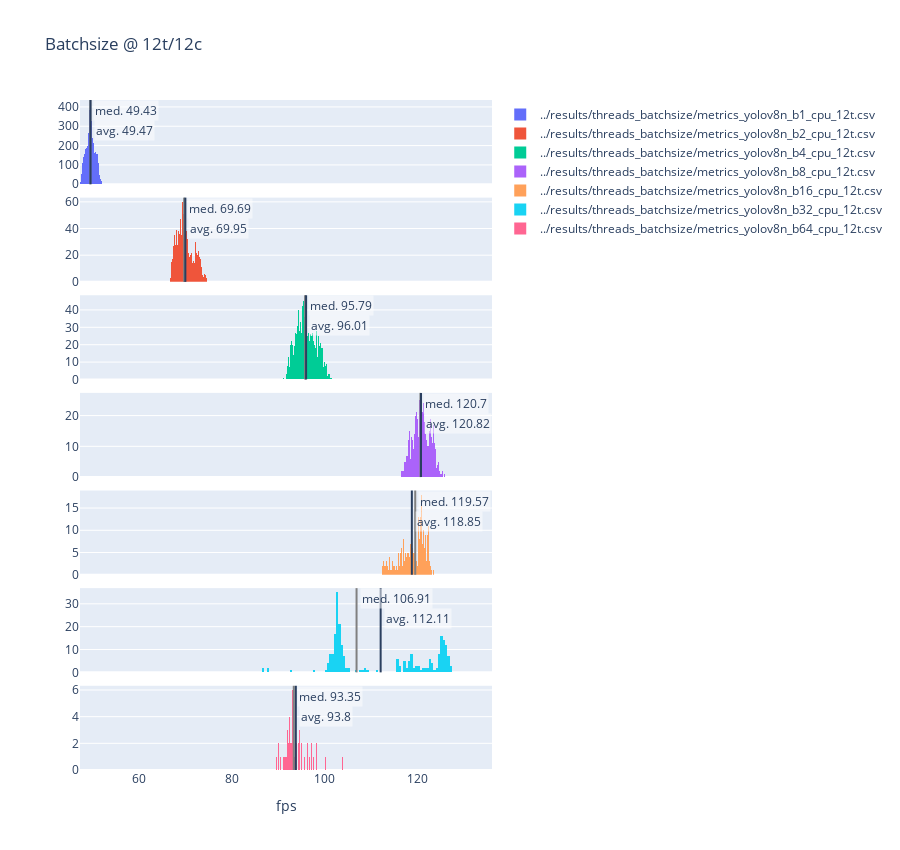
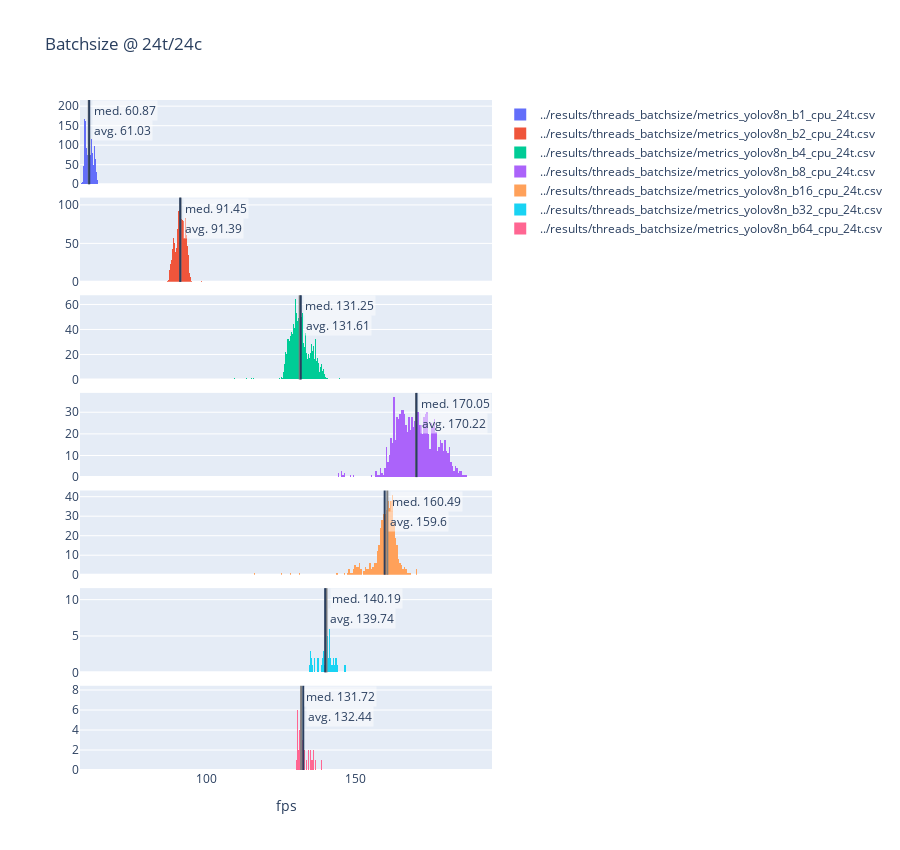
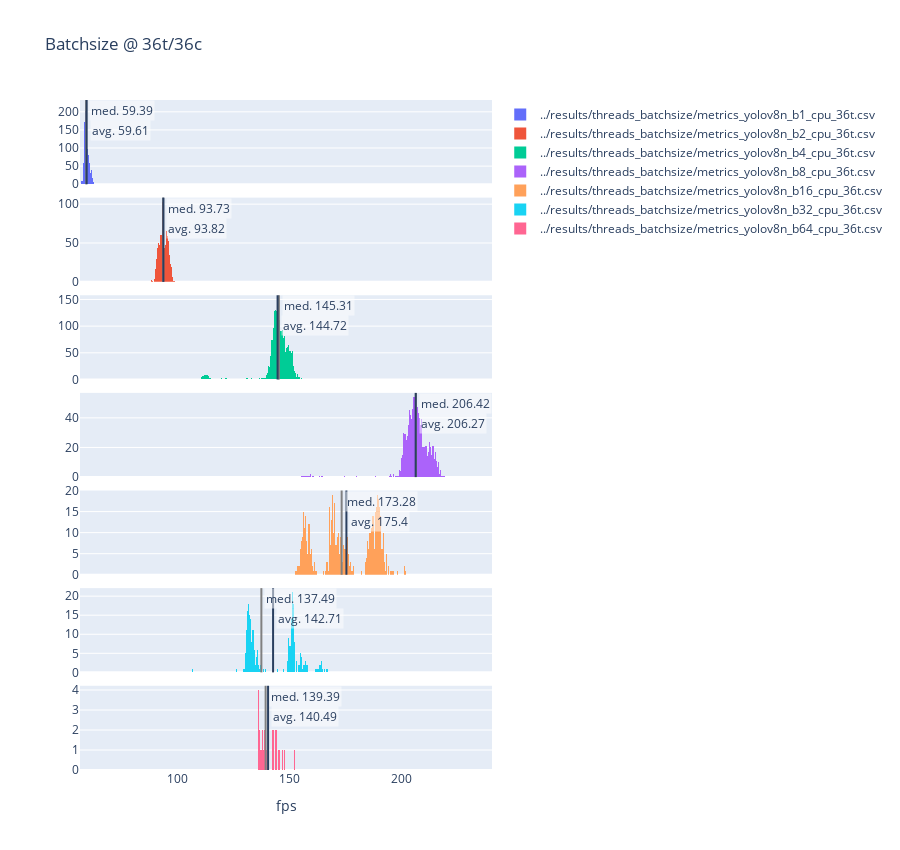
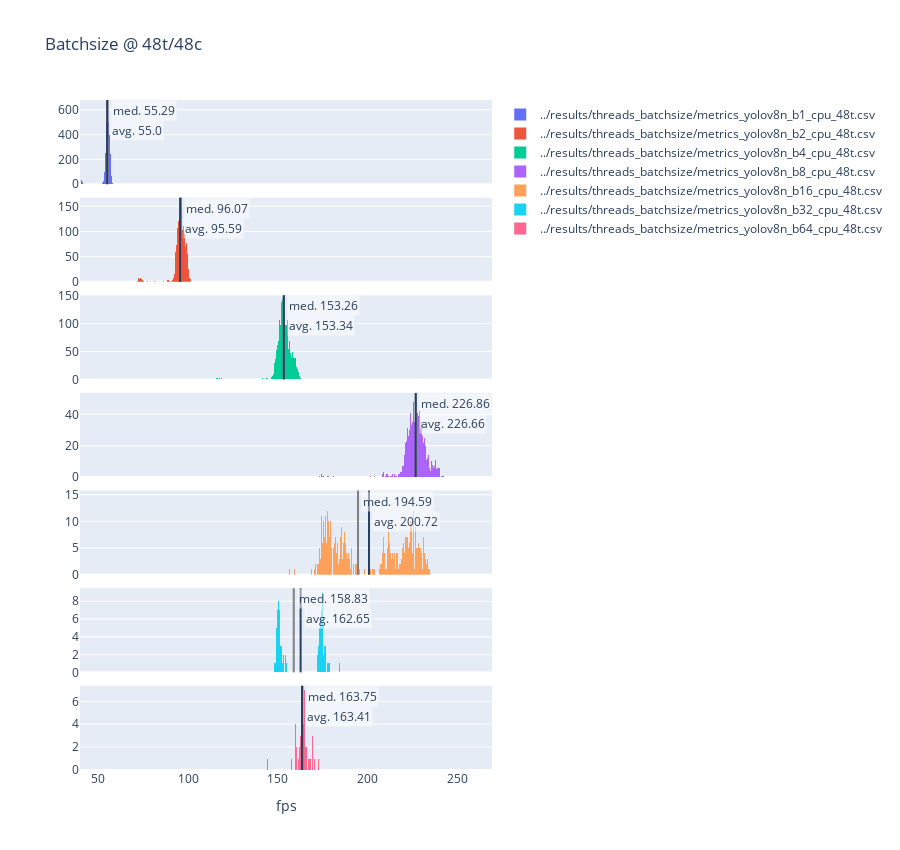

Notebook source saved alongside these figures, in order:
### Code cell
files = [
    '../results/threads_batchsize/metrics_yolov8n_b1_cpu_12t.csv',
    '../results/threads_batchsize/metrics_yolov8n_b2_cpu_12t.csv',
    '../results/threads_batchsize/metrics_yolov8n_b4_cpu_12t.csv',
    '../results/threads_batchsize/metrics_yolov8n_b8_cpu_12t.csv',
    '../results/threads_batchsize/metrics_yolov8n_b16_cpu_12t.csv',
    '../results/threads_batchsize/metrics_yolov8n_b32_cpu_12t.csv',
    '../results/threads_batchsize/metrics_yolov8n_b64_cpu_12t.csv',
]

create_histograms([read_metrics(f) for f in files], files, 'Batchsize @ 12t/12c', 'fps').show()

files = [
    '../results/threads_batchsize/metrics_yolov8n_b1_cpu_24t.csv',
    '../results/threads_batchsize/metrics_yolov8n_b2_cpu_24t.csv',
    '../results/threads_batchsize/metrics_yolov8n_b4_cpu_24t.csv',
    '../results/threads_batchsize/metrics_yolov8n_b8_cpu_24t.csv',
    '../results/threads_batchsize/metrics_yolov8n_b16_cpu_24t.csv',
    '../results/threads_batchsize/metrics_yolov8n_b32_cpu_24t.csv',
    '../results/threads_batchsize/metrics_yolov8n_b64_cpu_24t.csv',
]

create_histograms([read_metrics(f) for f in files], files, 'Batchsize @ 24t/24c', 'fps').show()

files = [
    '../results/threads_batchsize/metrics_yolov8n_b1_cpu_36t.csv',
    '../results/threads_batchsize/metrics_yolov8n_b2_cpu_36t.csv',
    '../results/threads_batchsize/metrics_yolov8n_b4_cpu_36t.csv',
    '../results/threads_batchsize/metrics_yolov8n_b8_cpu_36t.csv',
    '../results/threads_batchsize/metrics_yolov8n_b16_cpu_36t.csv',
    '../results/threads_batchsize/metrics_yolov8n_b32_cpu_36t.csv',
    '../results/threads_batchsize/metrics_yolov8n_b64_cpu_36t.csv',
]

create_histograms([read_metrics(f) for f in files], files, 'Batchsize @ 36t/36c', 'fps').show()

files = [
    '../results/threads_batchsize/metrics_yolov8n_b1_cpu_48t.csv',
    '../results/threads_batchsize/metrics_yolov8n_b2_cpu_48t.csv',
    '../results/threads_batchsize/metrics_yolov8n_b4_cpu_48t.csv',
    '../results/threads_batchsize/metrics_yolov8n_b8_cpu_48t.csv',
    '../results/threads_batchsize/metrics_yolov8n_b16_cpu_48t.csv',
    '../results/threads_batchsize/metrics_yolov8n_b32_cpu_48t.csv',
    '../results/threads_batchsize/metrics_yolov8n_b64_cpu_48t.csv',
]

create_histograms([read_metrics(f) for f in files], files, 'Batchsize @ 48t/48c', 'fps').show()

### Figure 1 — Plotly figure (JSON) as saved in the notebook; plotly's stock layout.template omitted (floating-point values rounded to 4 significant figures; data arrays with more than 128 entries replaced by an {"elided": "..."} marker saying what was removed)
{"data": [{"name": "../results/threads_batchsize/metrics_yolov8n_b1_cpu_12t.csv", "nbinsx": 200, "type": "histogram", "x": {"elided": "7919 float values"}, "xaxis": "x", "yaxis": "y"}, {"name": "../results/threads_batchsize/metrics_yolov8n_b2_cpu_12t.csv", "nbinsx": 200, "type": "histogram", "x": {"elided": "3959 float values"}, "xaxis": "x2", "yaxis": "y2"}, {"name": "../results/threads_batchsize/metrics_yolov8n_b4_cpu_12t.csv", "nbinsx": 200, "type": "histogram", "x": {"elided": "1980 float values"}, "xaxis": "x3", "yaxis": "y3"}, {"name": "../results/threads_batchsize/metrics_yolov8n_b8_cpu_12t.csv", "nbinsx": 200, "type": "histogram", "x": {"elided": "990 float values"}, "xaxis": "x4", "yaxis": "y4"}, {"name": "../results/threads_batchsize/metrics_yolov8n_b16_cpu_12t.csv", "nbinsx": 200, "type": "histogram", "x": {"elided": "495 float values"}, "xaxis": "x5", "yaxis": "y5"}, {"name": "../results/threads_batchsize/metrics_yolov8n_b32_cpu_12t.csv", "nbinsx": 200, "type": "histogram", "x": {"elided": "247 float values"}, "xaxis": "x6", "yaxis": "y6"}, {"name": "../results/threads_batchsize/metrics_yolov8n_b64_cpu_12t.csv", "nbinsx": 200, "type": "histogram", "x": [92.46, 95.5, 95.16, 95.64, 98.3, 93.03, 92.6, 95.57, 98.28, 93.01, 93.85, 93.2, 96.33, 93.76, 93.44, 96.18, 97.14, 93.35, 93.76, 95.08, 97.47, 91.52, 95.57, 92.74, 93.62, 92.92, 93.36, 92.37, 95.55, 94.33, 93.11, 94.76, 97.54, 92.09, 94.98, 92.4, 93.07, 93.17, 94.96, 93.03, 95.1, 96.7, 92.4, 94.25, 93.24, 94.58, 93.5, 93.03, 93.33, 94.49, 92.57, 90.03, 92.73, 93.63, 95.31, 94.47, 93.01, 92.66, 92.87, 94.75, 94.91, 92.18, 93.21, 95.17, 92.73, 91.91, 94.55, 92.4, 92.25, 94.63, 97.68, 92.1, 92.82, 97.18, 95.07, 94.61, 92.42, 94.38, 91.77, 90.07, 94.73, 96.62, 94.56, 92.07, 90.43, 89.72, 92.55, 92.41, 92.37, 93.95, 92.71, 92.17, 92.29, 92.08, 92.2, 91.92, 94.47, 96.33, 103.9, 93.96, 92.58, 94.0, 92.11, 91.9, 92.14, 94.05, 91.19, 89.29, 93.76, 96.12, 94.02, 94.44, 91.23, 89.62, 92.96, 91.35, 89.73, 93.81, 91.68, 93.18, 93.82, 100.3, 103.3], "xaxis": "x7", "yaxis": "y7"}], "layout": {"annotations": [{"bgcolor": "rgba(255,255,255,0.5)", "showarrow": false, "text": "med. 49.43", "x": 49.43, "xanchor": "left", "xref": "x", "xshift": 3, "y": 1, "yanchor": "top", "yref": "y domain"}, {"bgcolor": "rgba(255,255,255,0.5)", "showarrow": false, "text": "avg. 49.47", "x": 49.47, "xanchor": "left", "xref": "x", "xshift": 3, "y": 1, "yanchor": "top", "yref": "y domain", "yshift": -20}, {"bgcolor": "rgba(255,255,255,0.5)", "showarrow": false, "text": "med. 69.69", "x": 69.69, "xanchor": "left", "xref": "x2", "xshift": 3, "y": 1, "yanchor": "top", "yref": "y2 domain"}, {"bgcolor": "rgba(255,255,255,0.5)", "showarrow": false, "text": "avg. 69.95", "x": 69.95, "xanchor": "left", "xref": "x2", "xshift": 3, "y": 1, "yanchor": "top", "yref": "y2 domain", "yshift": -20}, {"bgcolor": "rgba(255,255,255,0.5)", "showarrow": false, "text": "med. 95.79", "x": 95.79, "xanchor": "left", "xref": "x3", "xshift": 3, "y": 1, "yanchor": "top", "yref": "y3 domain"}, {"bgcolor": "rgba(255,255,255,0.5)", "showarrow": false, "text": "avg. 96.01", "x": 96.01, "xanchor": "left", "xref": "x3", "xshift": 3, "y": 1, "yanchor": "top", "yref": "y3 domain", "yshift": -20}, {"bgcolor": "rgba(255,255,255,0.5)", "showarrow": false, "text": "med. 120.7", "x": 120.7, "xanchor": "left", "xref": "x4", "xshift": 3, "y": 1, "yanchor": "top", "yref": "y4 domain"}, {"bgcolor": "rgba(255,255,255,0.5)", "showarrow": false, "text": "avg. 120.82", "x": 120.8, "xanchor": "left", "xref": "x4", "xshift": 3, "y": 1, "yanchor": "top", "yref": "y4 domain", "yshift": -20}, {"bgcolor": "rgba(255,255,255,0.5)", "showarrow": false, "text": "med. 119.57", "x": 119.6, "xanchor": "left", "xref": "x5", "xshift": 3, "y": 1, "yanchor": "top", "yref": "y5 domain"}, {"bgcolor": "rgba(255,255,255,0.5)", "showarrow": false, "text": "avg. 118.85", "x": 118.8, "xanchor": "left", "xref": "x5", "xshift": 3, "y": 1, "yanchor": "top", "yref": "y5 domain", "yshift": -20}, {"bgcolor": "rgba(255,255,255,0.5)", "showarrow": false, "text": "med. 106.91", "x": 106.9, "xanchor": "left", "xref": "x6", "xshift": 3, "y": 1, "yanchor": "top", "yref": "y6 domain"}, {"bgcolor": "rgba(255,255,255,0.5)", "showarrow": false, "text": "avg. 112.11", "x": 112.1, "xanchor": "left", "xref": "x6", "xshift": 3, "y": 1, "yanchor": "top", "yref": "y6 domain", "yshift": -20}, {"bgcolor": "rgba(255,255,255,0.5)", "showarrow": false, "text": "med. 93.35", "x": 93.35, "xanchor": "left", "xref": "x7", "xshift": 3, "y": 1, "yanchor": "top", "yref": "y7 domain"}, {"bgcolor": "rgba(255,255,255,0.5)", "showarrow": false, "text": "avg. 93.8", "x": 93.8, "xanchor": "left", "xref": "x7", "xshift": 3, "y": 1, "yanchor": "top", "yref": "y7 domain", "yshift": -20}], "height": 850, "shapes": [{"line": {"color": "grey"}, "type": "line", "x0": 49.43, "x1": 49.43, "xref": "x", "y0": 0, "y1": 1, "yref": "y domain"}, {"type": "line", "x0": 49.47, "x1": 49.47, "xref": "x", "y0": 0, "y1": 1, "yref": "y domain"}, {"line": {"color": "grey"}, "type": "line", "x0": 69.69, "x1": 69.69, "xref": "x2", "y0": 0, "y1": 1, "yref": "y2 domain"}, {"type": "line", "x0": 69.95, "x1": 69.95, "xref": "x2", "y0": 0, "y1": 1, "yref": "y2 domain"}, {"line": {"color": "grey"}, "type": "line", "x0": 95.79, "x1": 95.79, "xref": "x3", "y0": 0, "y1": 1, "yref": "y3 domain"}, {"type": "line", "x0": 96.01, "x1": 96.01, "xref": "x3", "y0": 0, "y1": 1, "yref": "y3 domain"}, {"line": {"color": "grey"}, "type": "line", "x0": 120.7, "x1": 120.7, "xref": "x4", "y0": 0, "y1": 1, "yref": "y4 domain"}, {"type": "line", "x0": 120.8, "x1": 120.8, "xref": "x4", "y0": 0, "y1": 1, "yref": "y4 domain"}, {"line": {"color": "grey"}, "type": "line", "x0": 119.6, "x1": 119.6, "xref": "x5", "y0": 0, "y1": 1, "yref": "y5 domain"}, {"type": "line", "x0": 118.8, "x1": 118.8, "xref": "x5", "y0": 0, "y1": 1, "yref": "y5 domain"}, {"line": {"color": "grey"}, "type": "line", "x0": 106.9, "x1": 106.9, "xref": "x6", "y0": 0, "y1": 1, "yref": "y6 domain"}, {"type": "line", "x0": 112.1, "x1": 112.1, "xref": "x6", "y0": 0, "y1": 1, "yref": "y6 domain"}, {"line": {"color": "grey"}, "type": "line", "x0": 93.35, "x1": 93.35, "xref": "x7", "y0": 0, "y1": 1, "yref": "y7 domain"}, {"type": "line", "x0": 93.8, "x1": 93.8, "xref": "x7", "y0": 0, "y1": 1, "yref": "y7 domain"}], "title": {"text": "Batchsize @ 12t/12c"}, "xaxis": {"anchor": "y", "domain": [0, 1], "matches": "x7", "showticklabels": false}, "xaxis2": {"anchor": "y2", "domain": [0, 1], "matches": "x7", "showticklabels": false}, "xaxis3": {"anchor": "y3", "domain": [0, 1], "matches": "x7", "showticklabels": false}, "xaxis4": {"anchor": "y4", "domain": [0, 1], "matches": "x7", "showticklabels": false}, "xaxis5": {"anchor": "y5", "domain": [0, 1], "matches": "x7", "showticklabels": false}, "xaxis6": {"anchor": "y6", "domain": [0, 1], "matches": "x7", "showticklabels": false}, "xaxis7": {"anchor": "y7", "domain": [0, 1], "title": {"text": "fps"}}, "yaxis": {"anchor": "x", "domain": [0.8743, 1]}, "yaxis2": {"anchor": "x2", "domain": [0.7286, 0.8543]}, "yaxis3": {"anchor": "x3", "domain": [0.5829, 0.7086]}, "yaxis4": {"anchor": "x4", "domain": [0.4371, 0.5629]}, "yaxis5": {"anchor": "x5", "domain": [0.2914, 0.4171]}, "yaxis6": {"anchor": "x6", "domain": [0.1457, 0.2714]}, "yaxis7": {"anchor": "x7", "domain": [0, 0.1257]}}}

### Figure 2 — Plotly figure (JSON) as saved in the notebook; plotly's stock layout.template omitted (floating-point values rounded to 4 significant figures; data arrays with more than 128 entries replaced by an {"elided": "..."} marker saying what was removed)
{"data": [{"name": "../results/threads_batchsize/metrics_yolov8n_b1_cpu_24t.csv", "nbinsx": 200, "type": "histogram", "x": {"elided": "7920 float values"}, "xaxis": "x", "yaxis": "y"}, {"name": "../results/threads_batchsize/metrics_yolov8n_b2_cpu_24t.csv", "nbinsx": 200, "type": "histogram", "x": {"elided": "3960 float values"}, "xaxis": "x2", "yaxis": "y2"}, {"name": "../results/threads_batchsize/metrics_yolov8n_b4_cpu_24t.csv", "nbinsx": 200, "type": "histogram", "x": {"elided": "1980 float values"}, "xaxis": "x3", "yaxis": "y3"}, {"name": "../results/threads_batchsize/metrics_yolov8n_b8_cpu_24t.csv", "nbinsx": 200, "type": "histogram", "x": {"elided": "990 float values"}, "xaxis": "x4", "yaxis": "y4"}, {"name": "../results/threads_batchsize/metrics_yolov8n_b16_cpu_24t.csv", "nbinsx": 200, "type": "histogram", "x": {"elided": "495 float values"}, "xaxis": "x5", "yaxis": "y5"}, {"name": "../results/threads_batchsize/metrics_yolov8n_b32_cpu_24t.csv", "nbinsx": 200, "type": "histogram", "x": {"elided": "247 float values"}, "xaxis": "x6", "yaxis": "y6"}, {"name": "../results/threads_batchsize/metrics_yolov8n_b64_cpu_24t.csv", "nbinsx": 200, "type": "histogram", "x": [130.0, 136.5, 138.1, 131.5, 138.2, 132.4, 135.9, 134.6, 135.2, 135.6, 135.9, 134.0, 139.1, 136.9, 134.7, 135.1, 138.3, 133.7, 133.7, 132.7, 134.2, 133.2, 134.3, 132.9, 134.0, 132.6, 134.3, 130.8, 135.4, 133.1, 133.3, 132.3, 138.6, 132.0, 135.9, 131.6, 132.3, 131.1, 131.2, 135.6, 134.0, 130.1, 132.3, 131.3, 132.1, 131.9, 135.9, 131.3, 131.9, 135.8, 135.5, 131.0, 130.6, 131.2, 131.1, 132.5, 132.9, 131.1, 132.3, 132.2, 131.0, 132.0, 129.0, 131.5, 130.6, 130.7, 131.0, 131.2, 130.7, 130.5, 131.5, 133.5, 130.7, 130.5, 132.1, 131.5, 131.3, 133.0, 132.1, 130.7, 134.9, 134.9, 131.0, 132.4, 134.2, 130.9, 130.5, 131.0, 131.4, 130.9, 130.9, 131.0, 131.0, 132.5, 130.4, 131.5, 133.2, 131.0, 131.0, 130.6, 130.8, 130.0, 130.5, 133.6, 131.0, 130.7, 132.3, 129.4, 129.7, 130.3, 130.2, 131.1, 133.4, 130.4, 135.6, 128.5, 130.4, 130.0, 131.7, 130.6, 130.9, 130.7, 130.4], "xaxis": "x7", "yaxis": "y7"}], "layout": {"annotations": [{"bgcolor": "rgba(255,255,255,0.5)", "showarrow": false, "text": "med. 60.87", "x": 60.87, "xanchor": "left", "xref": "x", "xshift": 3, "y": 1, "yanchor": "top", "yref": "y domain"}, {"bgcolor": "rgba(255,255,255,0.5)", "showarrow": false, "text": "avg. 61.03", "x": 61.03, "xanchor": "left", "xref": "x", "xshift": 3, "y": 1, "yanchor": "top", "yref": "y domain", "yshift": -20}, {"bgcolor": "rgba(255,255,255,0.5)", "showarrow": false, "text": "med. 91.45", "x": 91.45, "xanchor": "left", "xref": "x2", "xshift": 3, "y": 1, "yanchor": "top", "yref": "y2 domain"}, {"bgcolor": "rgba(255,255,255,0.5)", "showarrow": false, "text": "avg. 91.39", "x": 91.39, "xanchor": "left", "xref": "x2", "xshift": 3, "y": 1, "yanchor": "top", "yref": "y2 domain", "yshift": -20}, {"bgcolor": "rgba(255,255,255,0.5)", "showarrow": false, "text": "med. 131.25", "x": 131.3, "xanchor": "left", "xref": "x3", "xshift": 3, "y": 1, "yanchor": "top", "yref": "y3 domain"}, {"bgcolor": "rgba(255,255,255,0.5)", "showarrow": false, "text": "avg. 131.61", "x": 131.6, "xanchor": "left", "xref": "x3", "xshift": 3, "y": 1, "yanchor": "top", "yref": "y3 domain", "yshift": -20}, {"bgcolor": "rgba(255,255,255,0.5)", "showarrow": false, "text": "med. 170.05", "x": 170.1, "xanchor": "left", "xref": "x4", "xshift": 3, "y": 1, "yanchor": "top", "yref": "y4 domain"}, {"bgcolor": "rgba(255,255,255,0.5)", "showarrow": false, "text": "avg. 170.22", "x": 170.2, "xanchor": "left", "xref": "x4", "xshift": 3, "y": 1, "yanchor": "top", "yref": "y4 domain", "yshift": -20}, {"bgcolor": "rgba(255,255,255,0.5)", "showarrow": false, "text": "med. 160.49", "x": 160.5, "xanchor": "left", "xref": "x5", "xshift": 3, "y": 1, "yanchor": "top", "yref": "y5 domain"}, {"bgcolor": "rgba(255,255,255,0.5)", "showarrow": false, "text": "avg. 159.6", "x": 159.6, "xanchor": "left", "xref": "x5", "xshift": 3, "y": 1, "yanchor": "top", "yref": "y5 domain", "yshift": -20}, {"bgcolor": "rgba(255,255,255,0.5)", "showarrow": false, "text": "med. 140.19", "x": 140.2, "xanchor": "left", "xref": "x6", "xshift": 3, "y": 1, "yanchor": "top", "yref": "y6 domain"}, {"bgcolor": "rgba(255,255,255,0.5)", "showarrow": false, "text": "avg. 139.74", "x": 139.7, "xanchor": "left", "xref": "x6", "xshift": 3, "y": 1, "yanchor": "top", "yref": "y6 domain", "yshift": -20}, {"bgcolor": "rgba(255,255,255,0.5)", "showarrow": false, "text": "med. 131.72", "x": 131.7, "xanchor": "left", "xref": "x7", "xshift": 3, "y": 1, "yanchor": "top", "yref": "y7 domain"}, {"bgcolor": "rgba(255,255,255,0.5)", "showarrow": false, "text": "avg. 132.44", "x": 132.4, "xanchor": "left", "xref": "x7", "xshift": 3, "y": 1, "yanchor": "top", "yref": "y7 domain", "yshift": -20}], "height": 850, "shapes": [{"line": {"color": "grey"}, "type": "line", "x0": 60.87, "x1": 60.87, "xref": "x", "y0": 0, "y1": 1, "yref": "y domain"}, {"type": "line", "x0": 61.03, "x1": 61.03, "xref": "x", "y0": 0, "y1": 1, "yref": "y domain"}, {"line": {"color": "grey"}, "type": "line", "x0": 91.45, "x1": 91.45, "xref": "x2", "y0": 0, "y1": 1, "yref": "y2 domain"}, {"type": "line", "x0": 91.39, "x1": 91.39, "xref": "x2", "y0": 0, "y1": 1, "yref": "y2 domain"}, {"line": {"color": "grey"}, "type": "line", "x0": 131.3, "x1": 131.3, "xref": "x3", "y0": 0, "y1": 1, "yref": "y3 domain"}, {"type": "line", "x0": 131.6, "x1": 131.6, "xref": "x3", "y0": 0, "y1": 1, "yref": "y3 domain"}, {"line": {"color": "grey"}, "type": "line", "x0": 170.1, "x1": 170.1, "xref": "x4", "y0": 0, "y1": 1, "yref": "y4 domain"}, {"type": "line", "x0": 170.2, "x1": 170.2, "xref": "x4", "y0": 0, "y1": 1, "yref": "y4 domain"}, {"line": {"color": "grey"}, "type": "line", "x0": 160.5, "x1": 160.5, "xref": "x5", "y0": 0, "y1": 1, "yref": "y5 domain"}, {"type": "line", "x0": 159.6, "x1": 159.6, "xref": "x5", "y0": 0, "y1": 1, "yref": "y5 domain"}, {"line": {"color": "grey"}, "type": "line", "x0": 140.2, "x1": 140.2, "xref": "x6", "y0": 0, "y1": 1, "yref": "y6 domain"}, {"type": "line", "x0": 139.7, "x1": 139.7, "xref": "x6", "y0": 0, "y1": 1, "yref": "y6 domain"}, {"line": {"color": "grey"}, "type": "line", "x0": 131.7, "x1": 131.7, "xref": "x7", "y0": 0, "y1": 1, "yref": "y7 domain"}, {"type": "line", "x0": 132.4, "x1": 132.4, "xref": "x7", "y0": 0, "y1": 1, "yref": "y7 domain"}], "title": {"text": "Batchsize @ 24t/24c"}, "xaxis": {"anchor": "y", "domain": [0, 1], "matches": "x7", "showticklabels": false}, "xaxis2": {"anchor": "y2", "domain": [0, 1], "matches": "x7", "showticklabels": false}, "xaxis3": {"anchor": "y3", "domain": [0, 1], "matches": "x7", "showticklabels": false}, "xaxis4": {"anchor": "y4", "domain": [0, 1], "matches": "x7", "showticklabels": false}, "xaxis5": {"anchor": "y5", "domain": [0, 1], "matches": "x7", "showticklabels": false}, "xaxis6": {"anchor": "y6", "domain": [0, 1], "matches": "x7", "showticklabels": false}, "xaxis7": {"anchor": "y7", "domain": [0, 1], "title": {"text": "fps"}}, "yaxis": {"anchor": "x", "domain": [0.8743, 1]}, "yaxis2": {"anchor": "x2", "domain": [0.7286, 0.8543]}, "yaxis3": {"anchor": "x3", "domain": [0.5829, 0.7086]}, "yaxis4": {"anchor": "x4", "domain": [0.4371, 0.5629]}, "yaxis5": {"anchor": "x5", "domain": [0.2914, 0.4171]}, "yaxis6": {"anchor": "x6", "domain": [0.1457, 0.2714]}, "yaxis7": {"anchor": "x7", "domain": [0, 0.1257]}}}

### Figure 3 — Plotly figure (JSON) as saved in the notebook; plotly's stock layout.template omitted (floating-point values rounded to 4 significant figures; data arrays with more than 128 entries replaced by an {"elided": "..."} marker saying what was removed)
{"data": [{"name": "../results/threads_batchsize/metrics_yolov8n_b1_cpu_36t.csv", "nbinsx": 200, "type": "histogram", "x": {"elided": "7920 float values"}, "xaxis": "x", "yaxis": "y"}, {"name": "../results/threads_batchsize/metrics_yolov8n_b2_cpu_36t.csv", "nbinsx": 200, "type": "histogram", "x": {"elided": "3960 float values"}, "xaxis": "x2", "yaxis": "y2"}, {"name": "../results/threads_batchsize/metrics_yolov8n_b4_cpu_36t.csv", "nbinsx": 200, "type": "histogram", "x": {"elided": "1980 float values"}, "xaxis": "x3", "yaxis": "y3"}, {"name": "../results/threads_batchsize/metrics_yolov8n_b8_cpu_36t.csv", "nbinsx": 200, "type": "histogram", "x": {"elided": "990 float values"}, "xaxis": "x4", "yaxis": "y4"}, {"name": "../results/threads_batchsize/metrics_yolov8n_b16_cpu_36t.csv", "nbinsx": 200, "type": "histogram", "x": {"elided": "495 float values"}, "xaxis": "x5", "yaxis": "y5"}, {"name": "../results/threads_batchsize/metrics_yolov8n_b32_cpu_36t.csv", "nbinsx": 200, "type": "histogram", "x": {"elided": "247 float values"}, "xaxis": "x6", "yaxis": "y6"}, {"name": "../results/threads_batchsize/metrics_yolov8n_b64_cpu_36t.csv", "nbinsx": 200, "type": "histogram", "x": [138.8, 143.3, 137.4, 141.1, 147.9, 142.9, 138.1, 143.7, 139.3, 138.0, 143.4, 138.4, 138.9, 141.4, 141.1, 136.9, 144.3, 137.0, 139.3, 137.6, 140.4, 135.6, 140.1, 138.0, 139.2, 136.8, 139.4, 136.3, 136.8, 136.2, 137.6, 142.5, 150.4, 135.9, 137.0, 136.6, 142.2, 146.8, 139.6, 143.7, 147.0, 138.7, 143.2, 145.2, 140.5, 135.7, 142.8, 137.4, 139.7, 135.6, 139.3, 137.7, 138.5, 142.5, 138.4, 143.8, 151.6, 138.9, 135.8, 143.1, 144.3, 145.8, 140.6, 145.6, 148.8, 140.5, 143.0, 137.2, 138.3, 139.5, 136.3, 140.8, 144.3, 152.3, 140.5, 141.3, 138.9, 140.3, 140.9, 135.6, 137.7, 138.7, 144.2, 149.5, 137.5, 137.3, 144.8, 147.9, 141.6, 143.2, 152.2, 138.7, 136.9, 142.0, 136.5, 137.9, 140.6, 137.9, 139.5, 138.9, 138.0, 137.1, 146.8, 149.0, 138.6, 136.7, 144.4, 142.8, 137.6, 139.9, 135.7, 139.6, 134.1, 138.3, 136.8, 141.6, 136.0, 138.6, 136.3, 138.7, 140.9, 139.6, 139.4], "xaxis": "x7", "yaxis": "y7"}], "layout": {"annotations": [{"bgcolor": "rgba(255,255,255,0.5)", "showarrow": false, "text": "med. 59.39", "x": 59.39, "xanchor": "left", "xref": "x", "xshift": 3, "y": 1, "yanchor": "top", "yref": "y domain"}, {"bgcolor": "rgba(255,255,255,0.5)", "showarrow": false, "text": "avg. 59.61", "x": 59.61, "xanchor": "left", "xref": "x", "xshift": 3, "y": 1, "yanchor": "top", "yref": "y domain", "yshift": -20}, {"bgcolor": "rgba(255,255,255,0.5)", "showarrow": false, "text": "med. 93.73", "x": 93.73, "xanchor": "left", "xref": "x2", "xshift": 3, "y": 1, "yanchor": "top", "yref": "y2 domain"}, {"bgcolor": "rgba(255,255,255,0.5)", "showarrow": false, "text": "avg. 93.82", "x": 93.82, "xanchor": "left", "xref": "x2", "xshift": 3, "y": 1, "yanchor": "top", "yref": "y2 domain", "yshift": -20}, {"bgcolor": "rgba(255,255,255,0.5)", "showarrow": false, "text": "med. 145.31", "x": 145.3, "xanchor": "left", "xref": "x3", "xshift": 3, "y": 1, "yanchor": "top", "yref": "y3 domain"}, {"bgcolor": "rgba(255,255,255,0.5)", "showarrow": false, "text": "avg. 144.72", "x": 144.7, "xanchor": "left", "xref": "x3", "xshift": 3, "y": 1, "yanchor": "top", "yref": "y3 domain", "yshift": -20}, {"bgcolor": "rgba(255,255,255,0.5)", "showarrow": false, "text": "med. 206.42", "x": 206.4, "xanchor": "left", "xref": "x4", "xshift": 3, "y": 1, "yanchor": "top", "yref": "y4 domain"}, {"bgcolor": "rgba(255,255,255,0.5)", "showarrow": false, "text": "avg. 206.27", "x": 206.3, "xanchor": "left", "xref": "x4", "xshift": 3, "y": 1, "yanchor": "top", "yref": "y4 domain", "yshift": -20}, {"bgcolor": "rgba(255,255,255,0.5)", "showarrow": false, "text": "med. 173.28", "x": 173.3, "xanchor": "left", "xref": "x5", "xshift": 3, "y": 1, "yanchor": "top", "yref": "y5 domain"}, {"bgcolor": "rgba(255,255,255,0.5)", "showarrow": false, "text": "avg. 175.4", "x": 175.4, "xanchor": "left", "xref": "x5", "xshift": 3, "y": 1, "yanchor": "top", "yref": "y5 domain", "yshift": -20}, {"bgcolor": "rgba(255,255,255,0.5)", "showarrow": false, "text": "med. 137.49", "x": 137.5, "xanchor": "left", "xref": "x6", "xshift": 3, "y": 1, "yanchor": "top", "yref": "y6 domain"}, {"bgcolor": "rgba(255,255,255,0.5)", "showarrow": false, "text": "avg. 142.71", "x": 142.7, "xanchor": "left", "xref": "x6", "xshift": 3, "y": 1, "yanchor": "top", "yref": "y6 domain", "yshift": -20}, {"bgcolor": "rgba(255,255,255,0.5)", "showarrow": false, "text": "med. 139.39", "x": 139.4, "xanchor": "left", "xref": "x7", "xshift": 3, "y": 1, "yanchor": "top", "yref": "y7 domain"}, {"bgcolor": "rgba(255,255,255,0.5)", "showarrow": false, "text": "avg. 140.49", "x": 140.5, "xanchor": "left", "xref": "x7", "xshift": 3, "y": 1, "yanchor": "top", "yref": "y7 domain", "yshift": -20}], "height": 850, "shapes": [{"line": {"color": "grey"}, "type": "line", "x0": 59.39, "x1": 59.39, "xref": "x", "y0": 0, "y1": 1, "yref": "y domain"}, {"type": "line", "x0": 59.61, "x1": 59.61, "xref": "x", "y0": 0, "y1": 1, "yref": "y domain"}, {"line": {"color": "grey"}, "type": "line", "x0": 93.73, "x1": 93.73, "xref": "x2", "y0": 0, "y1": 1, "yref": "y2 domain"}, {"type": "line", "x0": 93.82, "x1": 93.82, "xref": "x2", "y0": 0, "y1": 1, "yref": "y2 domain"}, {"line": {"color": "grey"}, "type": "line", "x0": 145.3, "x1": 145.3, "xref": "x3", "y0": 0, "y1": 1, "yref": "y3 domain"}, {"type": "line", "x0": 144.7, "x1": 144.7, "xref": "x3", "y0": 0, "y1": 1, "yref": "y3 domain"}, {"line": {"color": "grey"}, "type": "line", "x0": 206.4, "x1": 206.4, "xref": "x4", "y0": 0, "y1": 1, "yref": "y4 domain"}, {"type": "line", "x0": 206.3, "x1": 206.3, "xref": "x4", "y0": 0, "y1": 1, "yref": "y4 domain"}, {"line": {"color": "grey"}, "type": "line", "x0": 173.3, "x1": 173.3, "xref": "x5", "y0": 0, "y1": 1, "yref": "y5 domain"}, {"type": "line", "x0": 175.4, "x1": 175.4, "xref": "x5", "y0": 0, "y1": 1, "yref": "y5 domain"}, {"line": {"color": "grey"}, "type": "line", "x0": 137.5, "x1": 137.5, "xref": "x6", "y0": 0, "y1": 1, "yref": "y6 domain"}, {"type": "line", "x0": 142.7, "x1": 142.7, "xref": "x6", "y0": 0, "y1": 1, "yref": "y6 domain"}, {"line": {"color": "grey"}, "type": "line", "x0": 139.4, "x1": 139.4, "xref": "x7", "y0": 0, "y1": 1, "yref": "y7 domain"}, {"type": "line", "x0": 140.5, "x1": 140.5, "xref": "x7", "y0": 0, "y1": 1, "yref": "y7 domain"}], "title": {"text": "Batchsize @ 36t/36c"}, "xaxis": {"anchor": "y", "domain": [0, 1], "matches": "x7", "showticklabels": false}, "xaxis2": {"anchor": "y2", "domain": [0, 1], "matches": "x7", "showticklabels": false}, "xaxis3": {"anchor": "y3", "domain": [0, 1], "matches": "x7", "showticklabels": false}, "xaxis4": {"anchor": "y4", "domain": [0, 1], "matches": "x7", "showticklabels": false}, "xaxis5": {"anchor": "y5", "domain": [0, 1], "matches": "x7", "showticklabels": false}, "xaxis6": {"anchor": "y6", "domain": [0, 1], "matches": "x7", "showticklabels": false}, "xaxis7": {"anchor": "y7", "domain": [0, 1], "title": {"text": "fps"}}, "yaxis": {"anchor": "x", "domain": [0.8743, 1]}, "yaxis2": {"anchor": "x2", "domain": [0.7286, 0.8543]}, "yaxis3": {"anchor": "x3", "domain": [0.5829, 0.7086]}, "yaxis4": {"anchor": "x4", "domain": [0.4371, 0.5629]}, "yaxis5": {"anchor": "x5", "domain": [0.2914, 0.4171]}, "yaxis6": {"anchor": "x6", "domain": [0.1457, 0.2714]}, "yaxis7": {"anchor": "x7", "domain": [0, 0.1257]}}}

### Figure 4 — Plotly figure (JSON) as saved in the notebook; plotly's stock layout.template omitted (floating-point values rounded to 4 significant figures; data arrays with more than 128 entries replaced by an {"elided": "..."} marker saying what was removed)
{"data": [{"name": "../results/threads_batchsize/metrics_yolov8n_b1_cpu_48t.csv", "nbinsx": 200, "type": "histogram", "x": {"elided": "7920 float values"}, "xaxis": "x", "yaxis": "y"}, {"name": "../results/threads_batchsize/metrics_yolov8n_b2_cpu_48t.csv", "nbinsx": 200, "type": "histogram", "x": {"elided": "3960 float values"}, "xaxis": "x2", "yaxis": "y2"}, {"name": "../results/threads_batchsize/metrics_yolov8n_b4_cpu_48t.csv", "nbinsx": 200, "type": "histogram", "x": {"elided": "1980 float values"}, "xaxis": "x3", "yaxis": "y3"}, {"name": "../results/threads_batchsize/metrics_yolov8n_b8_cpu_48t.csv", "nbinsx": 200, "type": "histogram", "x": {"elided": "990 float values"}, "xaxis": "x4", "yaxis": "y4"}, {"name": "../results/threads_batchsize/metrics_yolov8n_b16_cpu_48t.csv", "nbinsx": 200, "type": "histogram", "x": {"elided": "495 float values"}, "xaxis": "x5", "yaxis": "y5"}, {"name": "../results/threads_batchsize/metrics_yolov8n_b32_cpu_48t.csv", "nbinsx": 200, "type": "histogram", "x": {"elided": "247 float values"}, "xaxis": "x6", "yaxis": "y6"}, {"name": "../results/threads_batchsize/metrics_yolov8n_b64_cpu_48t.csv", "nbinsx": 200, "type": "histogram", "x": [155.1, 172.7, 166.1, 164.3, 170.4, 164.9, 165.3, 164.8, 166.9, 157.4, 165.8, 165.5, 165.5, 168.2, 167.4, 166.8, 169.2, 166.2, 164.6, 172.4, 164.9, 167.7, 166.9, 167.9, 164.4, 164.9, 166.3, 164.6, 164.7, 164.9, 161.8, 165.5, 157.3, 163.1, 164.9, 163.8, 157.3, 159.9, 157.9, 169.2, 167.3, 163.5, 166.0, 161.3, 164.9, 164.6, 164.7, 168.3, 163.8, 165.9, 168.5, 162.6, 162.4, 163.7, 162.3, 163.6, 161.5, 162.7, 163.6, 163.3, 162.6, 162.4, 162.4, 163.9, 163.9, 163.6, 165.1, 162.3, 163.1, 162.8, 162.5, 162.7, 164.6, 151.2, 144.2, 163.2, 165.4, 162.3, 163.3, 161.4, 154.1, 163.8, 167.7, 151.8, 163.6, 161.3, 164.3, 164.5, 160.6, 161.9, 160.2, 152.8, 159.8, 156.2, 165.5, 166.9, 164.4, 164.3, 163.2, 161.3, 158.9, 167.5, 169.2, 163.5, 170.3, 161.2, 159.9, 160.3, 162.7, 162.4, 162.0, 163.3, 159.8, 163.8, 159.9, 163.0, 161.7, 163.7, 162.2, 167.1, 169.0, 162.6, 162.6], "xaxis": "x7", "yaxis": "y7"}], "layout": {"annotations": [{"bgcolor": "rgba(255,255,255,0.5)", "showarrow": false, "text": "med. 55.29", "x": 55.29, "xanchor": "left", "xref": "x", "xshift": 3, "y": 1, "yanchor": "top", "yref": "y domain"}, {"bgcolor": "rgba(255,255,255,0.5)", "showarrow": false, "text": "avg. 55.0", "x": 55.0, "xanchor": "left", "xref": "x", "xshift": 3, "y": 1, "yanchor": "top", "yref": "y domain", "yshift": -20}, {"bgcolor": "rgba(255,255,255,0.5)", "showarrow": false, "text": "med. 96.07", "x": 96.07, "xanchor": "left", "xref": "x2", "xshift": 3, "y": 1, "yanchor": "top", "yref": "y2 domain"}, {"bgcolor": "rgba(255,255,255,0.5)", "showarrow": false, "text": "avg. 95.59", "x": 95.59, "xanchor": "left", "xref": "x2", "xshift": 3, "y": 1, "yanchor": "top", "yref": "y2 domain", "yshift": -20}, {"bgcolor": "rgba(255,255,255,0.5)", "showarrow": false, "text": "med. 153.26", "x": 153.3, "xanchor": "left", "xref": "x3", "xshift": 3, "y": 1, "yanchor": "top", "yref": "y3 domain"}, {"bgcolor": "rgba(255,255,255,0.5)", "showarrow": false, "text": "avg. 153.34", "x": 153.3, "xanchor": "left", "xref": "x3", "xshift": 3, "y": 1, "yanchor": "top", "yref": "y3 domain", "yshift": -20}, {"bgcolor": "rgba(255,255,255,0.5)", "showarrow": false, "text": "med. 226.86", "x": 226.9, "xanchor": "left", "xref": "x4", "xshift": 3, "y": 1, "yanchor": "top", "yref": "y4 domain"}, {"bgcolor": "rgba(255,255,255,0.5)", "showarrow": false, "text": "avg. 226.66", "x": 226.7, "xanchor": "left", "xref": "x4", "xshift": 3, "y": 1, "yanchor": "top", "yref": "y4 domain", "yshift": -20}, {"bgcolor": "rgba(255,255,255,0.5)", "showarrow": false, "text": "med. 194.59", "x": 194.6, "xanchor": "left", "xref": "x5", "xshift": 3, "y": 1, "yanchor": "top", "yref": "y5 domain"}, {"bgcolor": "rgba(255,255,255,0.5)", "showarrow": false, "text": "avg. 200.72", "x": 200.7, "xanchor": "left", "xref": "x5", "xshift": 3, "y": 1, "yanchor": "top", "yref": "y5 domain", "yshift": -20}, {"bgcolor": "rgba(255,255,255,0.5)", "showarrow": false, "text": "med. 158.83", "x": 158.8, "xanchor": "left", "xref": "x6", "xshift": 3, "y": 1, "yanchor": "top", "yref": "y6 domain"}, {"bgcolor": "rgba(255,255,255,0.5)", "showarrow": false, "text": "avg. 162.65", "x": 162.7, "xanchor": "left", "xref": "x6", "xshift": 3, "y": 1, "yanchor": "top", "yref": "y6 domain", "yshift": -20}, {"bgcolor": "rgba(255,255,255,0.5)", "showarrow": false, "text": "med. 163.75", "x": 163.7, "xanchor": "left", "xref": "x7", "xshift": 3, "y": 1, "yanchor": "top", "yref": "y7 domain"}, {"bgcolor": "rgba(255,255,255,0.5)", "showarrow": false, "text": "avg. 163.41", "x": 163.4, "xanchor": "left", "xref": "x7", "xshift": 3, "y": 1, "yanchor": "top", "yref": "y7 domain", "yshift": -20}], "height": 850, "shapes": [{"line": {"color": "grey"}, "type": "line", "x0": 55.29, "x1": 55.29, "xref": "x", "y0": 0, "y1": 1, "yref": "y domain"}, {"type": "line", "x0": 55.0, "x1": 55.0, "xref": "x", "y0": 0, "y1": 1, "yref": "y domain"}, {"line": {"color": "grey"}, "type": "line", "x0": 96.07, "x1": 96.07, "xref": "x2", "y0": 0, "y1": 1, "yref": "y2 domain"}, {"type": "line", "x0": 95.59, "x1": 95.59, "xref": "x2", "y0": 0, "y1": 1, "yref": "y2 domain"}, {"line": {"color": "grey"}, "type": "line", "x0": 153.3, "x1": 153.3, "xref": "x3", "y0": 0, "y1": 1, "yref": "y3 domain"}, {"type": "line", "x0": 153.3, "x1": 153.3, "xref": "x3", "y0": 0, "y1": 1, "yref": "y3 domain"}, {"line": {"color": "grey"}, "type": "line", "x0": 226.9, "x1": 226.9, "xref": "x4", "y0": 0, "y1": 1, "yref": "y4 domain"}, {"type": "line", "x0": 226.7, "x1": 226.7, "xref": "x4", "y0": 0, "y1": 1, "yref": "y4 domain"}, {"line": {"color": "grey"}, "type": "line", "x0": 194.6, "x1": 194.6, "xref": "x5", "y0": 0, "y1": 1, "yref": "y5 domain"}, {"type": "line", "x0": 200.7, "x1": 200.7, "xref": "x5", "y0": 0, "y1": 1, "yref": "y5 domain"}, {"line": {"color": "grey"}, "type": "line", "x0": 158.8, "x1": 158.8, "xref": "x6", "y0": 0, "y1": 1, "yref": "y6 domain"}, {"type": "line", "x0": 162.7, "x1": 162.7, "xref": "x6", "y0": 0, "y1": 1, "yref": "y6 domain"}, {"line": {"color": "grey"}, "type": "line", "x0": 163.7, "x1": 163.7, "xref": "x7", "y0": 0, "y1": 1, "yref": "y7 domain"}, {"type": "line", "x0": 163.4, "x1": 163.4, "xref": "x7", "y0": 0, "y1": 1, "yref": "y7 domain"}], "title": {"text": "Batchsize @ 48t/48c"}, "xaxis": {"anchor": "y", "domain": [0, 1], "matches": "x7", "showticklabels": false}, "xaxis2": {"anchor": "y2", "domain": [0, 1], "matches": "x7", "showticklabels": false}, "xaxis3": {"anchor": "y3", "domain": [0, 1], "matches": "x7", "showticklabels": false}, "xaxis4": {"anchor": "y4", "domain": [0, 1], "matches": "x7", "showticklabels": false}, "xaxis5": {"anchor": "y5", "domain": [0, 1], "matches": "x7", "showticklabels": false}, "xaxis6": {"anchor": "y6", "domain": [0, 1], "matches": "x7", "showticklabels": false}, "xaxis7": {"anchor": "y7", "domain": [0, 1], "title": {"text": "fps"}}, "yaxis": {"anchor": "x", "domain": [0.8743, 1]}, "yaxis2": {"anchor": "x2", "domain": [0.7286, 0.8543]}, "yaxis3": {"anchor": "x3", "domain": [0.5829, 0.7086]}, "yaxis4": {"anchor": "x4", "domain": [0.4371, 0.5629]}, "yaxis5": {"anchor": "x5", "domain": [0.2914, 0.4171]}, "yaxis6": {"anchor": "x6", "domain": [0.1457, 0.2714]}, "yaxis7": {"anchor": "x7", "domain": [0, 0.1257]}}}
